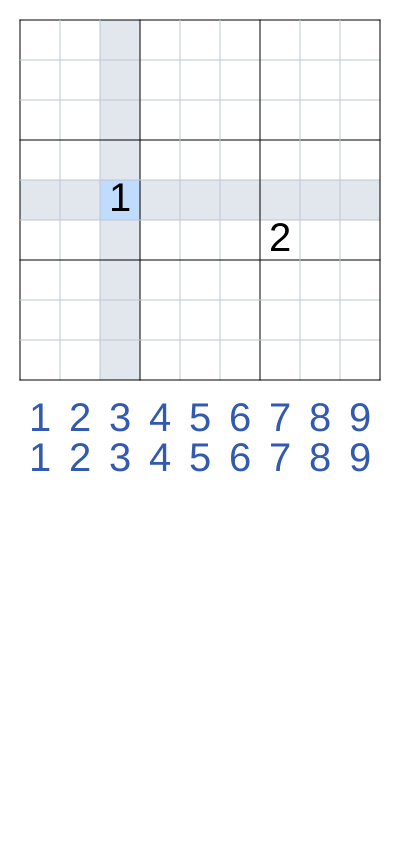
Frame 1 (no input)
Frame 60 (no input): identical to frame 1, image omitted
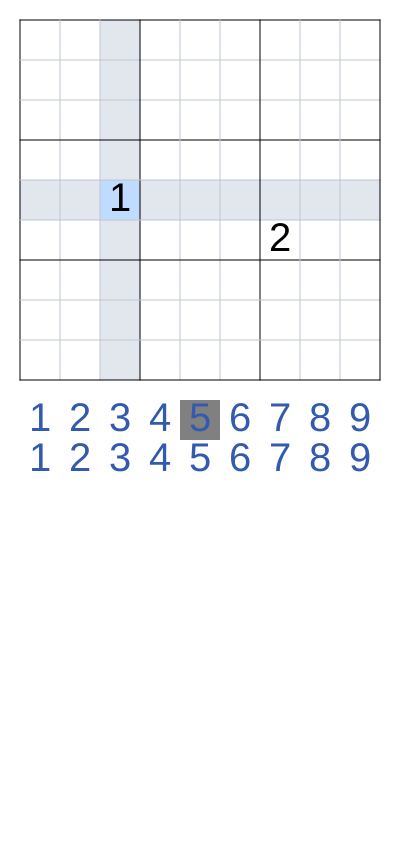
Frame 120 (the mouse pressed at the canvas centre since frame 60)

The p5.js sketch that drew these frames (run headless with seeded random() and noise() and a simulated clock; from frame 60 on, the mouse is pressed at the canvas centre):

// p5.js sketch
// ── sketch.js
let cellSize = 40;
let spacing = cellSize / 2 + 0;
let margin = spacing + 9 * cellSize + spacing;
let numberChoserY = margin;
let numberDrawftY = margin + spacing * 2;

let gameBoard = [
  [0, 0, 0, 0, 0, 0, 0, 0, 0],
  [0, 0, 0, 0, 0, 0, 0, 0, 0],
  [0, 0, 0, 0, 0, 0, 0, 0, 0],
  [0, 0, 0, 0, 0, 0, 0, 0, 0],
  [0, 0, 1, 0, 0, 0, 0, 0, 0],
  [0, 0, 0, 0, 0, 0, 2, 0, 0],
  [0, 0, 0, 0, 0, 0, 0, 0, 0],
  [0, 0, 0, 0, 0, 0, 0, 0, 0],
  [0, 0, 0, 0, 0, 0, 0, 0, 0],
];

// let gameBoard = [[4,8,3,7,2,6,1,5,9],[7,2,6,1,5,9,4,8,3],[1,5,9,4,8,3,7,2,6],[8,3,7,2,6,1,5,9,4],[2,6,1,5,9,4,8,3,7],[5,9,4,8,3,7,2,6,1],[3,7,2,6,1,5,9,4,8],[6,1,5,9,4,8,3,7,2],[9,4,8,3,7,2,6,1,5]];
// let gameBoard = [[4,8,3,7,2,6,1,5,9],[7,2,6,1,5,9,4,8,3],[1,5,9,4,8,3,7,2,6],[8,3,7,2,6,1,5,9,4],[2,6,1,5,9,4,8,3,7],[5,9,4,8,3,7,2,6,1],[3,7,2,6,1,5,9,4,8],[6,1,5,9,4,8,3,7,2],[9,4,8,3,7,2,6,1,5]];
// let gameBoard = [[0,0,0,0,0,0,0,0,0],[0,2,0,1,0,0,0,0,0],[1,0,0,0,0,0,0,2,0],[0,0,0,2,0,1,0,0,0],[2,0,1,0,0,0,0,0,0],[0,0,0,0,0,0,2,0,1],[0,0,2,0,1,0,0,0,0],[0,1,0,0,0,0,0,0,2],[0,0,0,0,0,0,0,0,0]];


let possibilities = (function() {
  let board = [];
  for (let i = 1; i <= 9; i++) {
    let row = [];
    for (let j = 1; j <= 9; j++) {
      // row.push([1,2,3,4,5,6,7,8,9]); // fill in with all numbers
      row.push([]); // fill in with empty suggestions
    }
    board.push(row);
  }
  return board;
})();

let blockedFields = [];

for (let j = 0; j < 9; j++) {
  blockedFields[j] = [];
  for (let i = 0; i < 9; i++) {
    blockedFields[j][i] = gameBoard[j][i];
  }
}

let fieldActiveX = 2;
let fieldActiveY = 4;

function setup() {
  createCanvas(spacing + cellSize * 9 + spacing, margin*2 + cellSize + spacing);
  textSize(cellSize * 0.75);
  textAlign(CENTER, CENTER);
}

let focusedSpecialNumber = null;

function focusOn(num) {
  focusedSpecialNumber = num;
}

function drawBoard() {
  let activeNumber =
    fieldActiveX != null ? gameBoard[fieldActiveY][fieldActiveX] : null;

  if (focusedSpecialNumber != null) {
    activeNumber = focusedSpecialNumber;
  }

  textSize(40);
  for (let i = 0; i < 9; i++) {
    for (let j = 0; j < 9; j++) {
      fill(color("white"));

      if (fieldActiveX == i || fieldActiveY == j) {
        fill(color("#E2E7ED"));
      }
      if (fieldActiveX == i && fieldActiveY == j) {
        fill(color("#BFDBFD"));
      } else if (gameBoard[j][i] == activeNumber && activeNumber) {
        fill(color("#CDD0DD"));
      } else if (activeNumber && possibilities[j][i].indexOf(activeNumber) > -1) {
        if (!gameBoard[j][i]) fill(color("#00D0DD"));
      }
      if (
        mouseX > spacing + i * cellSize &&
        mouseX < spacing + (i + 1) * cellSize &&
        mouseY > spacing + j * cellSize &&
        mouseY < spacing + (j + 1) * cellSize
      ) {
        fill(color("gray"));
      }
      rect(spacing + i * cellSize, spacing + j * cellSize, cellSize, cellSize);

      if (gameBoard[j][i] != 0) {
        if (blockedFields[j][i]) {
          fill(color("black"));
        } else {
          fill(color("#325AAF"));
        }
        text(
          gameBoard[j][i],
          spacing + i * cellSize + cellSize / 2,
          spacing + j * cellSize + cellSize / 2
        );
      }
    }
  }
}

function drawNumberChoser() {
  for (let i = 0; i < 9; i++) {
    let x = spacing + i * cellSize;
    let y = numberChoserY;
    fill(color("white"));

    if (
      mouseX > x &&
      mouseX < x + cellSize &&
      mouseY > y &&
      mouseY < y + cellSize
    ) {
      fill(color("gray"));
    }

    rect(x, y, cellSize, cellSize);

    fill("#325AAF");
    text(i + 1, x + cellSize / 2, y + cellSize / 2);
  }
}


function drawNumberHighlighter() {
  for (let i = 0; i < 9; i++) {
    let x = spacing + i * cellSize;
    let y = numberDrawftY;
    fill(color("white"));

    if (
      mouseX > x &&
      mouseX < x + cellSize &&
      mouseY > y &&
      mouseY < y + cellSize
    ) {
      fill(color("gray"));
    }

    rect(x, y, cellSize, cellSize);

    fill("#325AAF");
    text(i + 1, x + cellSize / 2, y + cellSize / 2);
  }
}

function drawGrid() {
  strokeWeight(1);
  for (let i = 0; i < 10; i++) {
    let x = spacing + i * cellSize;
    let y = spacing;
    stroke(color("#BEC6D3"));
    if (i % 3 == 0) stroke(color("black"));
    line(x,y,x,y + cellSize * 9);
    line(y,x,y + cellSize * 9,x);
  }
}

function drawAnnotation() {
  textSize(12);
  for (let i = 0; i < 9; i++) {
    for (let j = 0; j < 9; j++) {
      if (!gameBoard[j][i]) {
        for (const k in possibilities[j][i]) {
          if (Object.hasOwnProperty.call(possibilities[j][i], k)) {
            let xmargin =  cellSize / 6 + (cellSize / 3) * (k%3);
            let ymargin =  cellSize / 6 + (cellSize / 3) * (Math.floor(k/3));
            const element = `${possibilities[j][i][k]}`;
            // console.log(element);
            text(
              element,
              spacing + i * cellSize + xmargin,
              spacing + j * cellSize + ymargin
            );
          }
        }
      }
    }
  }
}

function draw() {
  background(255);
  fill(color("white"));
  noStroke();

  drawBoard();
  drawNumberChoser();
  drawNumberHighlighter();
  drawGrid();
  drawAnnotation();
}

function drawftNumberForCell(x, y, number) {
  let index = possibilities[y][x].indexOf(number);
  if (index > -1) {
    possibilities[y][x].splice(index, 1);
  } else {
    possibilities[y][x].push(number);
  }
}

function refreshSuggestions() {
  for (let i = 0; i < 9; i++) {
    for (let j = 0; j < 9; j++) {
      possibilities[j][i] = findPossible(gameBoard, i, j)
    }
  }
}

function keyPressed() {
  if (fieldActiveX != null && fieldActiveY != null) {
    if (keyCode === BACKSPACE) {
      gameBoard[fieldActiveY][fieldActiveX] = 0;
    } else if (keyCode >= 49 && keyCode < 58) {
      let num = keyCode - 48;
      drawftNumberForCell(fieldActiveX, fieldActiveY, num);
    } else if (keyCode == 90) { // z
      possibilities[fieldActiveY][fieldActiveX] = findPossible(gameBoard, fieldActiveX, fieldActiveY);
    } else if (keyCode == 88) { // x
      refreshSuggestions();
    }
  }
}

function mouseClicked() {
  let found = false;

  // Clicking grid cells
  for (let i = 0; i < 9; i++) {
    for (let j = 0; j < 9; j++) {
      if (
        mouseX > spacing + i * cellSize &&
        mouseX < spacing + (i + 1) * cellSize &&
        mouseY > spacing + j * cellSize &&
        mouseY < spacing + (j + 1) * cellSize
      ) {
        fieldActiveX = i;
        fieldActiveY = j;
        found = true;
        focusedSpecialNumber = null;
      }
    }
  }

  // Clicking number choser
  if (fieldActiveX != null && fieldActiveY != null) {
    for (let i = 0; i < 9; i++) {
      let x = spacing + i * cellSize;
      if (
        mouseX > x &&
        mouseX < x + cellSize &&
        mouseY > numberChoserY &&
        mouseY < numberChoserY + cellSize
      ) {
        if (!blockedFields[fieldActiveY][fieldActiveX]) {
          gameBoard[fieldActiveY][fieldActiveX] = i + 1; // put in number to the cell
        }
        found = true;
      }
    }
  }


  // Clicking number highlighter
  for (let i = 0; i < 9; i++) {
    let x = spacing + i * cellSize;
    if (
      mouseX > x &&
      mouseX < x + cellSize &&
      mouseY > numberDrawftY &&
      mouseY < numberDrawftY + cellSize
    ) {
      focusOn(i+1);
    }
  }

  // if clicked outside, unselecting number
  if (!found) {
    fieldActiveX = null;
    fieldActiveY = null;
  }
}

// ── sudoku.js

// helper for other case :)
function cloneBoard(board) {
  let newBoard = [];
  for (let j = 0; j < 9; j++) {
    newBoard[j] = [];
    for (let i = 0; i < 9; i++) {
      newBoard[j][i] = board[j][i];
    }
  }

  return newBoard;
}

function findPossible(board, x, y) {
  let possible = [1, 2, 3, 4, 5, 6, 7, 8, 9];

  // check row
  for (let i = 0; i < 9; i++) {
    let index = possible.indexOf(board[y][i]);
    if (index > -1) {
      possible.splice(index, 1);
      if (possible.length == 0) return possible;
    }
  }
  // check column
  for (let i = 0; i < 9; i++) {
    let index = possible.indexOf(board[i][x]);
    if (index > -1) {
      possible.splice(index, 1);
      if (possible.length == 0) return possible;
    }
  }

  // check box
  let marginX = int(x / 3) * 3;
  let marginY = int(y / 3) * 3;
  for (let i = 0; i < 3; i++) {
    for (let j = 0; j < 3; j++) {
      let index = possible.indexOf(board[marginY + i][marginX + j]);
      if (index > -1) {
        possible.splice(index, 1);
        if (possible.length == 0) return possible;
      }
    }
  }

  // SPECIAL CASE

  // kings move
  for (let i = -1; i <= 1 && y + i < 9 && y + i >= 0; i++) {
    for (let j = -1; j <= 1 && x + j < 9 && x + j >= 0; j++) {
      let index = possible.indexOf(board[y + i][x + j]);
      if (index > -1) {
        possible.splice(index, 1);
        if (possible.length == 0) return possible;
      }
    }
  }

  // Knight's move
  var knights = [
    board[y-2]?.[x+1],
    board[y-2]?.[x-1],
    board[y+2]?.[x+1],
    board[y+2]?.[x-1],
    board[y+1]?.[x+2],
    board[y+1]?.[x-2],
    board[y-1]?.[x+2],
    board[y-1]?.[x-2]
  ];
  for (const val of knights) {
    let index = possible.indexOf(val);
      if (index > -1) {
        possible.splice(index, 1);
        if (possible.length == 0) return possible;
      }
  }

  // Consequetive
  var consequetive = [
    board[y-1]?.[x],
    board[y+1]?.[x],
    board[y]?.[x+1],
    board[y]?.[x-1]
  ];
  for (const val of consequetive) {
    if (!val) continue;
    let index = possible.indexOf(val-1);
    if (index > -1) {
      possible.splice(index, 1);
    }
    let index2 = possible.indexOf(val+1);
    if (index2 > -1) {
      possible.splice(index2, 1);
    }
    if (possible.length == 0) return possible;
  }

  return possible;
}
